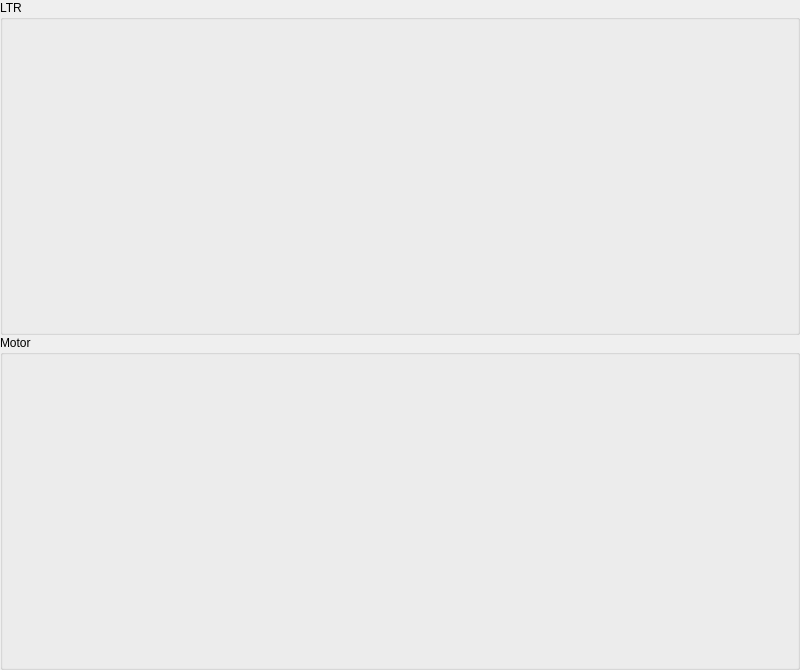
<?xml version="1.0" encoding="UTF-8"?>
<ui version="4.0">
 <class>PlotsWindow</class>
 <widget class="QWidget" name="PlotsWindow">
  <property name="geometry">
   <rect>
    <x>0</x>
    <y>0</y>
    <width>800</width>
    <height>670</height>
   </rect>
  </property>
  <property name="minimumSize">
   <size>
    <width>600</width>
    <height>300</height>
   </size>
  </property>
  <property name="windowTitle">
   <string>Графики</string>
  </property>
  <layout class="QVBoxLayout" name="verticalLayout">
   <property name="spacing">
    <number>0</number>
   </property>
   <property name="leftMargin">
    <number>0</number>
   </property>
   <property name="topMargin">
    <number>0</number>
   </property>
   <property name="rightMargin">
    <number>0</number>
   </property>
   <property name="bottomMargin">
    <number>0</number>
   </property>
   <item>
    <widget class="QGroupBox" name="ltrGroupBox">
     <property name="title">
      <string>LTR</string>
     </property>
     <layout class="QVBoxLayout" name="verticalLayout_2">
      <property name="spacing">
       <number>0</number>
      </property>
      <property name="leftMargin">
       <number>0</number>
      </property>
      <property name="topMargin">
       <number>0</number>
      </property>
      <property name="rightMargin">
       <number>0</number>
      </property>
      <property name="bottomMargin">
       <number>0</number>
      </property>
      <item>
       <widget class="ZoomableChartWidget" name="plotLtr11" native="true"/>
      </item>
      <item>
       <widget class="ZoomableChartWidget" name="plotLtr22" native="true"/>
      </item>
     </layout>
    </widget>
   </item>
   <item>
    <widget class="QGroupBox" name="motorGroupBox">
     <property name="title">
      <string>Motor</string>
     </property>
     <layout class="QVBoxLayout" name="verticalLayout_3">
      <property name="spacing">
       <number>0</number>
      </property>
      <property name="leftMargin">
       <number>0</number>
      </property>
      <property name="topMargin">
       <number>0</number>
      </property>
      <property name="rightMargin">
       <number>0</number>
      </property>
      <property name="bottomMargin">
       <number>0</number>
      </property>
      <item>
       <widget class="ZoomableChartWidget" name="plotMotorVel" native="true"/>
      </item>
      <item>
       <widget class="ZoomableChartWidget" name="plotMotorCurrent" native="true"/>
      </item>
     </layout>
    </widget>
   </item>
  </layout>
 </widget>
 <customwidgets>
  <customwidget>
   <class>ZoomableChartWidget</class>
   <extends>QWidget</extends>
   <header>zoomablechartwidget.h</header>
   <container>1</container>
  </customwidget>
 </customwidgets>
 <resources/>
 <connections/>
</ui>
